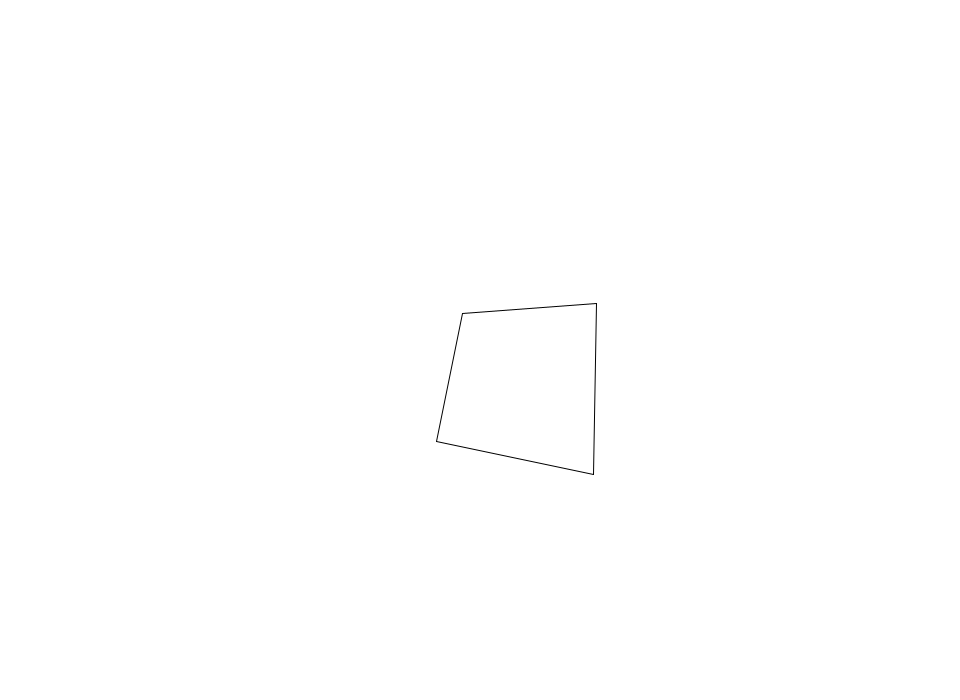
Frame 1 (no input)
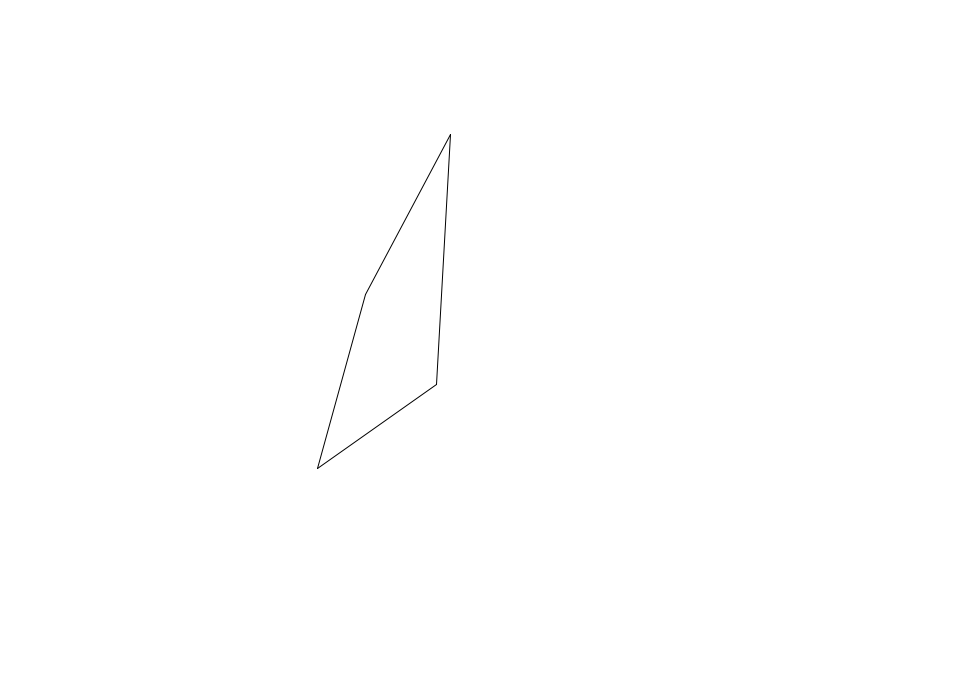
Frame 60 (the mouse pressed at the canvas centre just before this capture)
Frame 120 (the mouse held since frame 60 and released just before this capture): identical to frame 60, image omitted

The Processing sketch that drew these frames (run headless with seeded random() and noise(); from frame 60 on, the mouse is pressed at the canvas centre):

// Processing sketch: Square3D
// ── Square3D.pde
Point3D points[];
static final int numPoints = 4;
float fl = 250;
float vpX = 0;
float vpY = 0;

void setup() {
  size(960, 700);
  frameRate(30);
  initialize();
}

void initialize() {
  smooth();
  noStroke();
  vpX = width/2;
  vpY = height/2;
  
  points = new Point3D[numPoints];
  points[0] = new Point3D(-100, -100,  100);
  points[1] = new Point3D( 100, -100,  100);
  points[2] = new Point3D( 100,  100,  100);
  points[3] = new Point3D(-100,  100,  100);
  for(int i=0; i<numPoints; i++) {
    points[i].setVanishingPoint(vpX, vpY);
  }
}

void draw() {
  background(255);
  
  float angleX = (mouseY - vpY) * 0.001;
  float angleY = (mouseX - vpX) * 0.001;
  for(int i=0; i<points.length; i++) {
    Point3D point = points[i];
    point.rotateX(angleX);
    point.rotateY(angleY);
  }
  stroke(0);
  for(int i = 1; i < numPoints; i++) {
    line(points[i-1].screenX(), points[i-1].screenY(), points[i].screenX(), points[i].screenY());
  }
  line(points[numPoints - 1].screenX(), points[numPoints - 1].screenY(), points[0].screenX(), points[0].screenY());
}

////////////////////////////////

class Triangle extends Sprite {
  Point3D pointA;
  Point3D pointB;
  Point3D pointC;
  color cl;
  
  Triangle(Point3D a, Point3D b, Point3D c, color cl){
    super();
    pointA = a;
    pointB = b;
    pointC = c;
    this.cl = cl;
  }
  
  void draw(){
    fill(cl);
    beginShape(TRIANGLE_STRIP);
    vertex(pointA.screenX(), pointA.screenY());
    vertex(pointB.screenX(), pointB.screenY());
    vertex(pointC.screenX(), pointC.screenY());
    vertex(pointA.screenX(), pointA.screenY());
    endShape();
  }
}

////////////////////////////////

class Sprite extends Object {
  float x, y;
  float scaleX, scaleY;
  float width, height;
  float rotation;
  boolean visible;
  color strokeColor;
  color fillColor;
  Boolean isStroke;
  Boolean isFill;
  Boolean isRollOver;
  Boolean locked;
  float xoff, yoff;
 
  Sprite() {
    super();
    scaleX = 1.0;
    scaleY = 1.0;
    strokeColor = color(0);
    fillColor = color(0);
    isStroke = false;
    isFill = false;
    isRollOver = false;
    locked = false;
    visible = true;
  }
  
  void update() {
    if(! visible) return;
    pushMatrix();
    if(locked){
      x = mouseX - xoff;
      y = mouseY - yoff;
    }  
    translate(x, y);
    scale(scaleX, scaleY);
    rotate(rotation * PI / 180.0);
    if(isStroke) stroke(strokeColor);
    if(isFill) fill(fillColor);
    draw();
    popMatrix();
  }
  
  void setStrokeColor(color strokeColor) {
    this.strokeColor = strokeColor;
    isStroke = true;
  }
  
  void setFillColor(color fillColor) {
    this.fillColor = fillColor;
    isFill = true;
  }
  
  void startDrag() {
    if(isRollOver){
      locked = true;
      xoff = mouseX - x;
      yoff = mouseY - y;
    }
  }
  
  void stopDrag() {
    locked = false;
  }
  
  void draw() {}
}

////////////////////////////////

class Point3D extends Object {
  float fl = 250;
  float vpX = 0;
  float vpY = 0;
  float cX = 0;
  float cY = 0;
  float cZ = 0;
  float x = 0;
  float y = 0;
  float z = 0;
  
  Point3D(float x, float y, float z) {
    super();
    this.x = x;
    this.y = y;
    this.z = z;
  }
  
  void setVanishingPoint(float vpX, float vpY) {
    this.vpX = vpX;
    this.vpY = vpY;
  }
  
  void setCenter(float cX, float cY, float cZ) {
    this.cX = cX;
    this.cY = cY;
    this.cZ = cZ;    
  }
  
  float screenX() {
    float scale = fl / (fl + z + cZ);
    return vpX + (cX + x) * scale;  
  }
  
  float screenY() {
    float scale = fl / (fl + z + cZ);
    return vpY + (cY + y) * scale;
  }
  
  void rotateX(float angleX) {
    float cosX = cos(angleX);
    float sinX = sin(angleX);
    float y1 = y * cosX - z * sinX;
    float z1 = z * cosX + y * sinX;
    y = y1;
    z = z1;
  }
  
  void rotateY(float angleY) {
    float cosY = cos(angleY);
    float sinY = sin(angleY);
    float x1 = x * cosY - z * sinY;
    float z1 = z * cosY + x * sinY;
    x = x1;
    z = z1;
  }
  
  void rotateZ(float angleZ) {
    float cosZ = cos(angleZ);
    float sinZ = sin(angleZ);
    float x1 = x * cosZ - y * sinZ;
    float y1 = y * cosZ + x * sinZ;
    x = x1;
    y = y1;
  }
}

////////////////////////////////

class Point extends Object {
  float x, y;
  
  Point(float x, float y) {
    super();
    this.x = x;
    this.y = y;
  }
}

////////////////////////////////

class Object {
  Object() {}
}
